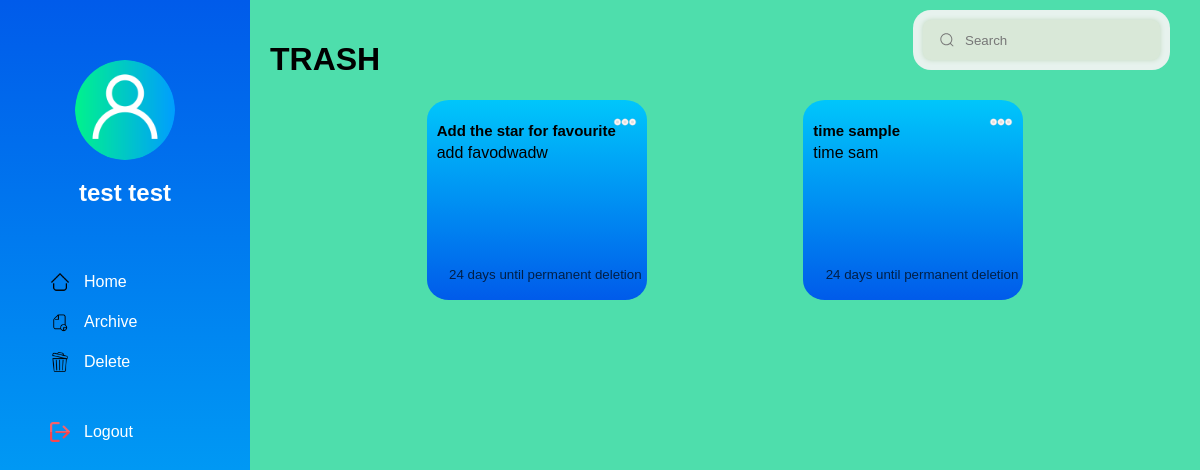
The app's page /trashdash.php (signed in) with its own data.
### tables this page shows
CREATE TABLE `users` (
  `user_id` int(11) NOT NULL,
  `username` varchar(50) NOT NULL,
  `email` varchar(100) NOT NULL,
  `password` varchar(100) NOT NULL,
  `registration_date` timestamp NOT NULL DEFAULT current_timestamp(),
  `first_name` varchar(50) DEFAULT NULL,
  `last_name` varchar(50) DEFAULT NULL,
  `gender` enum('Male','Female','Other') DEFAULT NULL,
  `birthdate` date DEFAULT NULL,
  `profile_image` varchar(255) DEFAULT NULL
);

CREATE TABLE `deletednotes` (
  `deleted_note_id` int(11) NOT NULL,
  `note_id` int(11) DEFAULT NULL,
  `deleted_at` datetime DEFAULT NULL,
  `scheduled_permanent_deletion` datetime DEFAULT NULL
);

CREATE TABLE `notes` (
  `note_id` int(11) NOT NULL,
  `user_id` int(11) NOT NULL,
  `title` varchar(255) NOT NULL,
  `text` text NOT NULL,
  `created_at` timestamp NOT NULL DEFAULT current_timestamp(),
  `updated_at` timestamp NOT NULL DEFAULT current_timestamp() ON UPDATE current_timestamp()
);

### trashdash.php (the view, shortened to what this page needs)
<?php
include_once 'connection/config.php';
?>
<!DOCTYPE html>
<html lang="en">
<head>
    <link rel="stylesheet" href="css/style.css">
</head>
<body>
<?php include 'bars/sidebar.php'; ?>
<div class="content">
    <?php include 'bars/search.php'?>
    <h1>TRASH</h1>
    <?php
    $sql = "SELECT dn.deleted_note_id, dn.note_id, dn.deleted_at, dn.scheduled_permanent_deletion,
                n.title, n.text, n.created_at, n.updated_at
            FROM deletednotes dn
            JOIN notes n ON dn.note_id = n.note_id
            WHERE user_id = $user_id";
    $result = mysqli_query($link, $sql);
    if (mysqli_num_rows($result) > 0) {
        echo '<div class="row">';
        while ($row = mysqli_fetch_assoc($result)) {
            $scheduled_deletion = new DateTime($row['scheduled_permanent_deletion']);
            $current_date = new DateTime();
            $difference = $current_date->diff($scheduled_deletion)->days;
            echo "<div class='card' id='note_" . $row['note_id'] . "'>";
            echo "<h2>" . $row['title'] . "</h2>";
            echo "<div class='card-content'>" . (strlen($row['text']) > 60 ? substr($row['text'], 0, 60) . "..." : $row['text']) . "</div>";
            echo "<p class='update-time'>" . $difference . " days until permanent deletion</p>";
            echo "<div class='dropdown'>";
            echo "<div class='dropdown-toggle' onclick='toggleDropdown(this)'><img src='icons/down.png' alt='Dropdown'></div>";
            echo "</div>";
            echo "</div>";
        }
        echo '</div>';
    } else {
        echo "No notes found.";
    }
    ?>
</div>
</body>
</html>

### bars/sidebar.php (shortened to what this page needs)
</head>
<body>
<?php
if (isset($_SESSION['user_id'])) {
    $user_id = $_SESSION['user_id'];
    $sql = "SELECT first_name, last_name, profile_image FROM users WHERE user_id = $user_id";
    $result = mysqli_query($link, $sql);
    if ($result && mysqli_num_rows($result) > 0) {
        $row = mysqli_fetch_assoc($result);
        $full_name = $row["first_name"] . ' ' . $row["last_name"];
        $profile_image_filename = $row["profile_image"];
        $profile_image_path = $profile_image_filename;
        if (file_exists($profile_image_path)) {
            echo '<div class="sidenav">';
            echo '<div class="profile">';
            echo '<a href="profile.php">';
            echo '<img src="' . $profile_image_path . '" alt="Profile Picture">';
            echo '<h2>' . $full_name . '</h2>';
            echo '</div>';
        } else {
            echo '<div class="sidenav">';
            echo '<div class="profile">';
            echo '<a href="profile.php">';
            echo '<img src="profile/defaultprofile.png" alt="Default Profile Picture">';
            echo '<h2>' . $full_name . '</h2>';
            echo '</div>';
        }
    }
}
?>
<a href="home.php" class="nav-link">
    <img src="icons/home.png" alt="Home Icon">
    <span>Home</span>
</a>
<a href="archive.php" class="nav-link">
    <img src="icons/archive.png" alt="Archive Icon">
    <span>Archive</span>
</a>
<a href="trashdash.php" class="nav-link">
    <img src="icons/trash.png" alt="Trash Icon">
    <span>Delete</span>
</a>
<a href="login.php" class="nav-logout">
    <img src="icons/logout.png" alt="Logout Icon">
    <span>Logout</span>
</a>
</div>

### css/style.css (style rules this page uses)
body { margin: 0; padding: 0; font-family: Arial, sans-serif; position: relative; background-color: #4edeac; }
.content { margin-left: 250px; padding: 20px; position: relative; }
.row { display: flex; flex-wrap: wrap; justify-content: space-evenly; margin-bottom: 20px; }
.card { width: 200px; height: 180px; margin-bottom: 20px; background-color: #4ea8de; padding: 10px; border-radius: 10%; overflow: hidden; position: relative; transition: box-shadow 0.3s ease; background-image: linear-gradient(to top, #005bea 0%, #00c6fb 100%); }
.card-content { max-height: 70px; overflow: hidden; text-wrap: pretty; transition: max-height 0.3s ease; }
.card h2 { margin-bottom: 5px; font-size: 15px; }
.card p { font-size: smaller; opacity: 0.7; position: absolute; bottom: 5px; right: 5px; }
.dropdown { position: absolute; top: 10px; right: 10px; cursor: pointer; z-index: 1; }
.dropdown-toggle img { width: 24px; height: 24px; }

### bars/sidebar.php (style rules this page uses)
.sidenav { height: 100%; width: 250px; position: fixed; z-index: 1; top: 0; left: 0; padding-top: 20px; display: flex; flex-direction: column; justify-content: flex-start; align-items: flex-start; background-image: linear-gradient(to top, #00c6fb 0%, #005bea 100%); }
.profile { text-align: center; padding: 20px 20px 20px 20px; text-decoration: none; display: flex; flex-direction: column; align-items: center; justify-content: center; margin: 20px auto; }
.profile img { width: 100px; height: 100px; border-radius: 50%; margin-bottom: 10px; }
.profile a { text-decoration: none; color: white; }
.profile h2 { color: white; margin: 5px; text-decoration: none; }
.content { margin-left: 250px; padding: 20px; }
.nav-link { color: white; text-decoration: none; display: block; text-align: left; margin-top: 20px; display: flex; align-items: center; justify-content: flex-start; }
.nav-link img { height: 20px; width: auto; margin-right: 10px; margin-left: 50px; }
.nav-link span { line-height: 20px; margin-left: 4px; margin-right: 98px; }
.nav-logout { color: white; text-decoration: none; display: block; text-align: left; margin-top: 50px; display: flex; align-items: center; justify-content: flex-start; }
.nav-logout img { height: 20px; width: auto; margin-right: 10px; margin-left: 50px; }
.nav-logout span { line-height: 20px; margin-left: 4px; margin-right: 98px; }

### records on screen
users: full_name "test test"
deletednotes: note.title "Add the star for favourite", note.text "add favodwadw"
deletednotes: note.title "time sample", note.text "time sam"
